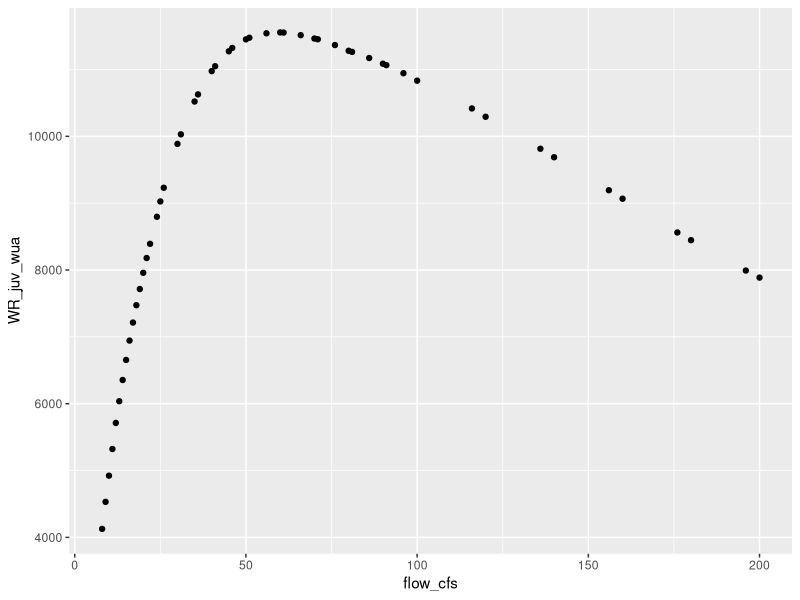
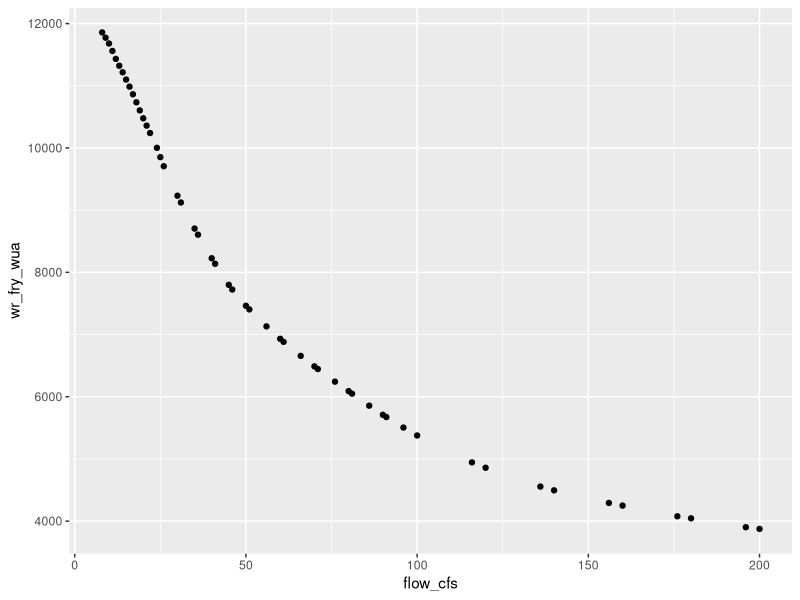
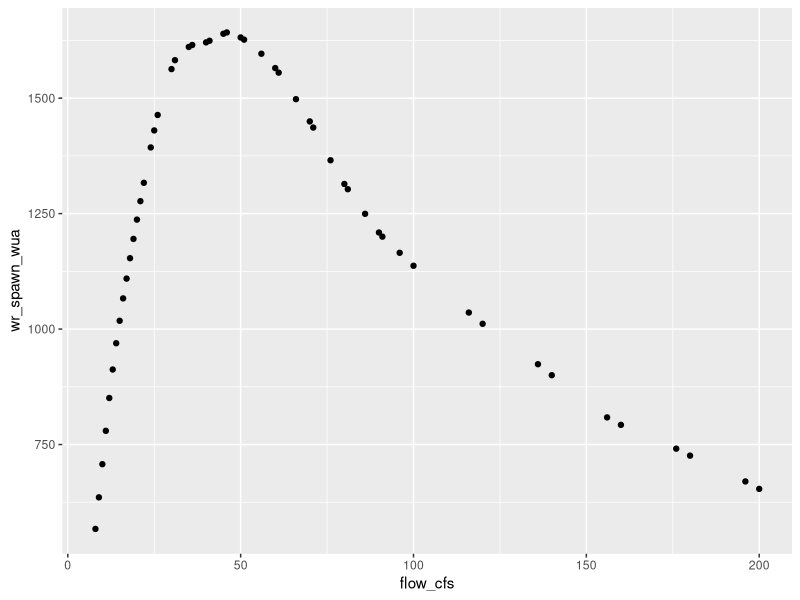

Write R code to recreate these figures, in order.
library(tidyverse)
library(zoo)

battle_wr <- read_csv("data-raw/watershed/battle/data/spring-run-WUA-mainstem-and-north-fork.csv")

# subreach lenghts (from report)
subreach_lens <- tribble(
  ~reach, ~length_miles,
  "wildcat", 2.5,
  "eagle_creek", 3,
  "north_battle_feeder", 4,
  "mainstem", 9
) %>%
  mutate(
    prop_of_creek = length_miles/sum(length_miles)
  )

props_lookup <- subreach_lens$prop_of_creek
names(props_lookup) <- subreach_lens$reach

# rearing ----------------
wr_juv <- battle_wr %>%
  select(flow, SR_juv, subreach) %>%
  spread(subreach, SR_juv) %>%
  arrange(flow)

# need to fill in the in between values for some of these
# so that when they spread they all have values on aligned cfs
eagle_creek_approx_juv <- approxfun(wr_juv$flow, wr_juv$eagle_creek)
mainstem_approx_juv <- approxfun(wr_juv$flow, wr_juv$mainstem)
feeder_approx_juv <- approxfun(wr_juv$flow, wr_juv$north_battle_feeder)
wildcat_approx_juv <- approxfun(wr_juv$flow, wr_juv$wildcat)

# TODO use the group by to simplify this code
wr_juv_imputed <- wr_juv %>%
  mutate(
    eagle_creek = eagle_creek_approx_juv(flow) * props_lookup["eagle_creek"],
    mainstem = mainstem_approx_juv(flow) * props_lookup["mainstem"],
    north_battle_feeder = feeder_approx_juv(flow) * props_lookup["north_battle_feeder"],
    wildcat = wildcat_approx_juv(flow) * props_lookup["wildcat"]
  ) %>%
  filter(across(everything(), ~!is.na(.x))) %>% # remove cases where any one creeks is NA
  pivot_longer(names_to = "reach", values_to = "wua", cols = eagle_creek:wildcat) %>%
  group_by(flow) %>%
  summarise(
    wua = sum(wua)
  ) %>%
  rename(flow_cfs = flow,
         WR_juv_wua = wua)

View(wr_juv_imputed)

wr_juv_imputed %>%
  ggplot(aes(flow_cfs, WR_juv_wua)) + geom_point()

# fry --------------------------------------------------------
wr_fry <- battle_wr %>%
  select(flow, SR_fry, subreach) %>%
  spread(subreach, SR_fry) %>%
  arrange(flow)

# need to fill in the in between values for some of these
# so that when they spread they all have values on aligned cfs
eagle_creek_approx_fry <- approxfun(wr_fry$flow, wr_fry$eagle_creek)
mainstem_approx_fry <- approxfun(wr_fry$flow, wr_fry$mainstem)
feeder_approx_fry <- approxfun(wr_fry$flow, wr_fry$north_battle_feeder)
wildcat_approx_fry <- approxfun(wr_fry$flow, wr_fry$wildcat)

# TODO use the group by to simplify this code
wr_fry_imputed <- wr_fry %>%
  mutate(
    eagle_creek = eagle_creek_approx_fry(flow) * props_lookup["eagle_creek"],
    mainstem = mainstem_approx_fry(flow) * props_lookup["mainstem"],
    north_battle_feeder = feeder_approx_fry(flow) * props_lookup["north_battle_feeder"],
    wildcat = wildcat_approx_fry(flow) * props_lookup["wildcat"]
  ) %>%
  filter(across(everything(), ~!is.na(.x))) %>% # remove cases where any one creeks is NA
  pivot_longer(names_to = "reach", values_to = "wua", cols = eagle_creek:wildcat) %>%
  group_by(flow) %>%
  summarise(
    wua = sum(wua)
  ) %>%
  rename(flow_cfs = flow,
         wr_fry_wua = wua)

View(wr_fry_imputed)

wr_fry_imputed %>%
  ggplot(aes(flow_cfs, wr_fry_wua)) + geom_point()


# spawning ---------------
wr_spawn <- battle_wr %>%
  select(flow, SR_spawn, subreach) %>%
  spread(subreach, SR_spawn) %>%
  arrange(flow)

# need to fill in the in between values for some of these
# so that when they spread they all have values on aligned cfs
eagle_creek_approx_spawn <- approxfun(wr_spawn$flow, wr_spawn$eagle_creek)
mainstem_approx_spawn <- approxfun(wr_spawn$flow, wr_spawn$mainstem)
feeder_approx_spawn <- approxfun(wr_spawn$flow, wr_spawn$north_battle_feeder)
wildcat_approx_spawn <- approxfun(wr_spawn$flow, wr_spawn$wildcat)

# TODO use the group by to simplify this code
wr_spawn_imputed <- wr_spawn %>%
  mutate(
    eagle_creek = eagle_creek_approx_spawn(flow) * props_lookup["eagle_creek"],
    mainstem = mainstem_approx_spawn(flow) * props_lookup["mainstem"],
    north_battle_feeder = feeder_approx_spawn(flow) * props_lookup["north_battle_feeder"],
    wildcat = wildcat_approx_spawn(flow) * props_lookup["wildcat"]
  ) %>%
  filter(across(everything(), ~!is.na(.x))) %>% # remove cases where any one creeks is NA
  pivot_longer(names_to = "reach", values_to = "wua", cols = eagle_creek:wildcat) %>%
  group_by(flow) %>%
  summarise(
    wua = sum(wua)
  ) %>%
  rename(flow_cfs = flow,
         wr_spawn_wua = wua)

View(wr_spawn_imputed)

wr_spawn_imputed %>%
  ggplot(aes(flow_cfs, wr_spawn_wua)) + geom_point()
